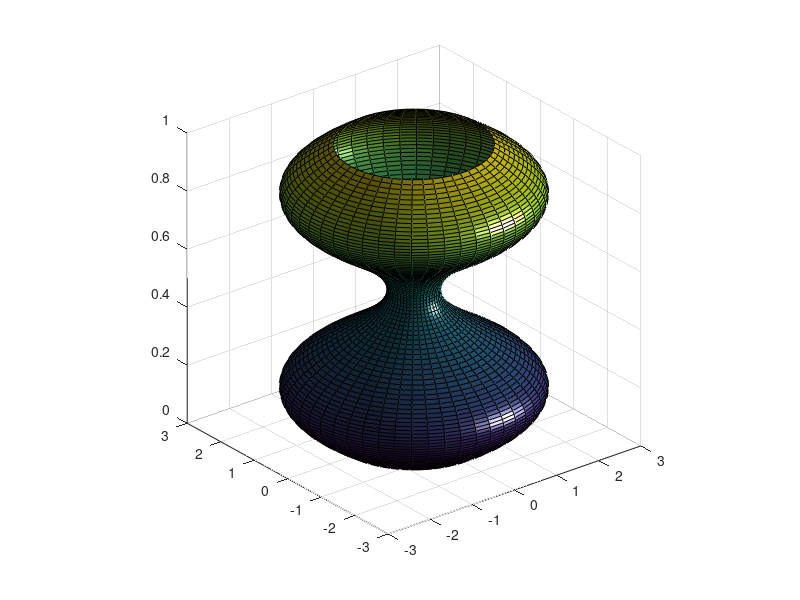

The MATLAB source for this figure: (Note: this script raises an error after producing the figure.)
% Spruce up the cylinder

% take 101 points between 0 and 1
z  = linspace(0,1,101) ;
% define the generating curve r(z)
r = sin(3*pi*z)+1.5 ;
% generate surface data for the cylinder
[X,Y,Z] = cylinder(r,50) ;

% plot the cylinder ; its handle is c
c = surf(X,Y,Z) ;
% set the axes to be square
axis square ;
% change the viewing angle slightly
view(-38.5,26) ;
% create a light source
light('position',[2 -2 .1],'Style','infinite') ;
% define how the light is reflected
lighting phong ;
% set the face alpha (opacity) to 80percentage
set(c,'facealpha',0.8) ;
% define a dark-brown color with RGB values
dark_brown = [.32 .19 .19] ;
% change the edge color to dark brown
set(c,'edgecolor',dark_brown) ;
% make the edge almost transparent
set(c,'edgealpha',0.1) ;
% remove the axes and the frame
set(gca,'visible','off') ;
